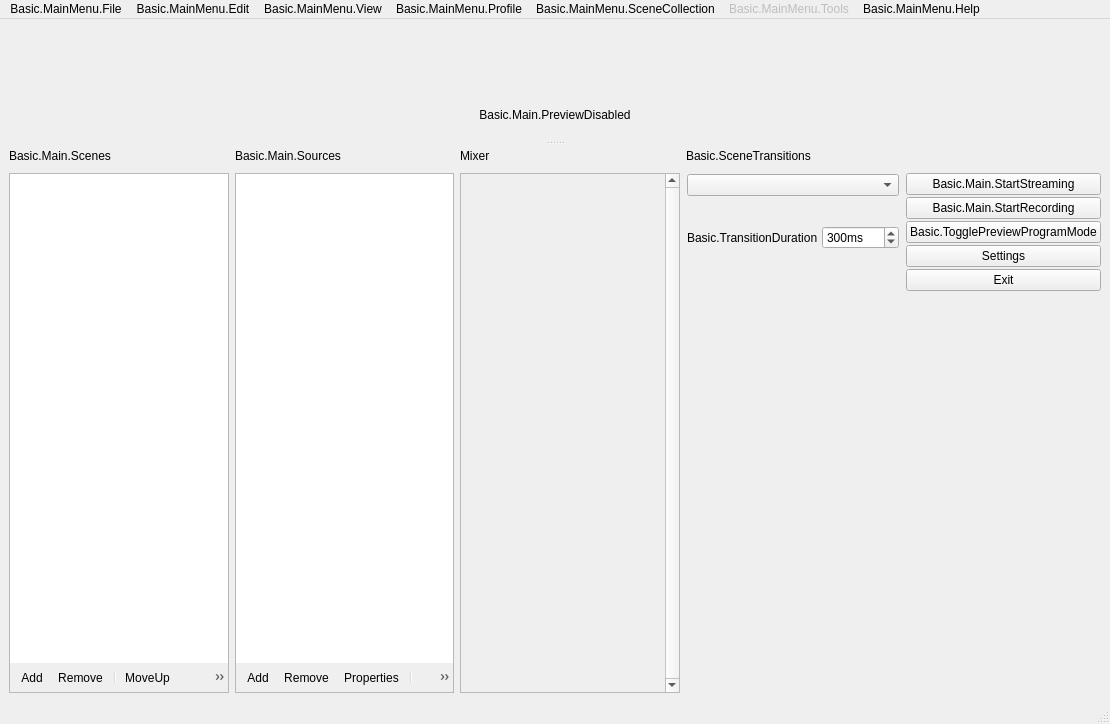
<?xml version="1.0" encoding="UTF-8"?>
<ui version="4.0">
 <author>Jim</author>
 <class>OBSBasic</class>
 <widget class="QMainWindow" name="OBSBasic">
  <property name="geometry">
   <rect>
    <x>0</x>
    <y>0</y>
    <width>1110</width>
    <height>724</height>
   </rect>
  </property>
  <property name="sizePolicy">
   <sizepolicy hsizetype="Minimum" vsizetype="Minimum">
    <horstretch>0</horstretch>
    <verstretch>0</verstretch>
   </sizepolicy>
  </property>
  <property name="minimumSize">
   <size>
    <width>0</width>
    <height>0</height>
   </size>
  </property>
  <property name="windowTitle">
   <string>.MainWindow</string>
  </property>
  <property name="windowIcon">
   <iconset resource="obs.qrc">
    <normaloff>:/res/images/obs.png</normaloff>:/res/images/obs.png</iconset>
  </property>
  <property name="styleSheet">
   <string notr="true"/>
  </property>
  <widget class="QWidget" name="centralwidget">
   <layout class="QHBoxLayout" name="horizontalLayout">
    <item>
     <widget class="QSplitter" name="mainSplitter">
      <property name="orientation">
       <enum>Qt::Vertical</enum>
      </property>
      <property name="childrenCollapsible">
       <bool>false</bool>
      </property>
      <widget class="QWidget" name="verticalLayoutWidget_7">
       <layout class="QVBoxLayout" name="verticalLayout_14">
        <item>
         <layout class="QHBoxLayout" name="previewLayout">
          <property name="spacing">
           <number>2</number>
          </property>
          <item>
           <layout class="QVBoxLayout" name="previewTextLayout">
            <property name="spacing">
             <number>4</number>
            </property>
            <item>
             <widget class="OBSBasicPreview" name="preview" native="true">
              <property name="sizePolicy">
               <sizepolicy hsizetype="Expanding" vsizetype="Expanding">
                <horstretch>0</horstretch>
                <verstretch>0</verstretch>
               </sizepolicy>
              </property>
              <property name="minimumSize">
               <size>
                <width>32</width>
                <height>32</height>
               </size>
              </property>
              <property name="focusPolicy">
               <enum>Qt::ClickFocus</enum>
              </property>
              <property name="contextMenuPolicy">
               <enum>Qt::CustomContextMenu</enum>
              </property>
             </widget>
            </item>
           </layout>
          </item>
         </layout>
        </item>
        <item>
         <widget class="QLabel" name="previewDisabledLabel">
          <property name="sizePolicy">
           <sizepolicy hsizetype="Expanding" vsizetype="Expanding">
            <horstretch>0</horstretch>
            <verstretch>0</verstretch>
           </sizepolicy>
          </property>
          <property name="contextMenuPolicy">
           <enum>Qt::CustomContextMenu</enum>
          </property>
          <property name="text">
           <string>Basic.Main.PreviewDisabled</string>
          </property>
          <property name="alignment">
           <set>Qt::AlignCenter</set>
          </property>
         </widget>
        </item>
       </layout>
      </widget>
      <widget class="QWidget" name="gridLayoutWidget_2">
       <layout class="QGridLayout" name="gridLayout_2">
        <item row="1" column="4">
         <layout class="QVBoxLayout" name="buttonsVLayout">
          <property name="spacing">
           <number>2</number>
          </property>
          <item>
           <widget class="QPushButton" name="streamButton">
            <property name="enabled">
             <bool>true</bool>
            </property>
            <property name="sizePolicy">
             <sizepolicy hsizetype="Preferred" vsizetype="Fixed">
              <horstretch>0</horstretch>
              <verstretch>0</verstretch>
             </sizepolicy>
            </property>
            <property name="text">
             <string>Basic.Main.StartStreaming</string>
            </property>
            <property name="checkable">
             <bool>false</bool>
            </property>
           </widget>
          </item>
          <item>
           <widget class="QPushButton" name="recordButton">
            <property name="enabled">
             <bool>true</bool>
            </property>
            <property name="sizePolicy">
             <sizepolicy hsizetype="Preferred" vsizetype="Fixed">
              <horstretch>0</horstretch>
              <verstretch>0</verstretch>
             </sizepolicy>
            </property>
            <property name="minimumSize">
             <size>
              <width>130</width>
              <height>0</height>
             </size>
            </property>
            <property name="text">
             <string>Basic.Main.StartRecording</string>
            </property>
           </widget>
          </item>
          <item>
           <widget class="QPushButton" name="modeSwitch">
            <property name="text">
             <string>Basic.TogglePreviewProgramMode</string>
            </property>
            <property name="checkable">
             <bool>true</bool>
            </property>
           </widget>
          </item>
          <item>
           <widget class="QPushButton" name="settingsButton">
            <property name="sizePolicy">
             <sizepolicy hsizetype="Preferred" vsizetype="Fixed">
              <horstretch>0</horstretch>
              <verstretch>0</verstretch>
             </sizepolicy>
            </property>
            <property name="text">
             <string>Settings</string>
            </property>
           </widget>
          </item>
          <item>
           <widget class="QPushButton" name="exitButton">
            <property name="sizePolicy">
             <sizepolicy hsizetype="Preferred" vsizetype="Fixed">
              <horstretch>0</horstretch>
              <verstretch>0</verstretch>
             </sizepolicy>
            </property>
            <property name="text">
             <string>Exit</string>
            </property>
           </widget>
          </item>
          <item>
           <spacer name="expVSpacer_2">
            <property name="orientation">
             <enum>Qt::Vertical</enum>
            </property>
            <property name="sizeHint" stdset="0">
             <size>
              <width>0</width>
              <height>0</height>
             </size>
            </property>
           </spacer>
          </item>
         </layout>
        </item>
        <item row="1" column="2">
         <widget class="VScrollArea" name="scrollArea">
          <property name="minimumSize">
           <size>
            <width>220</width>
            <height>0</height>
           </size>
          </property>
          <property name="frameShape">
           <enum>QFrame::StyledPanel</enum>
          </property>
          <property name="frameShadow">
           <enum>QFrame::Sunken</enum>
          </property>
          <property name="verticalScrollBarPolicy">
           <enum>Qt::ScrollBarAlwaysOn</enum>
          </property>
          <property name="horizontalScrollBarPolicy">
           <enum>Qt::ScrollBarAlwaysOff</enum>
          </property>
          <property name="widgetResizable">
           <bool>true</bool>
          </property>
          <widget class="QWidget" name="volumeWidgets">
           <property name="geometry">
            <rect>
             <x>0</x>
             <y>0</y>
             <width>215</width>
             <height>16</height>
            </rect>
           </property>
           <property name="sizePolicy">
            <sizepolicy hsizetype="Preferred" vsizetype="Maximum">
             <horstretch>0</horstretch>
             <verstretch>0</verstretch>
            </sizepolicy>
           </property>
           <layout class="QVBoxLayout" name="verticalLayout_18">
            <property name="spacing">
             <number>0</number>
            </property>
            <property name="leftMargin">
             <number>0</number>
            </property>
            <property name="topMargin">
             <number>0</number>
            </property>
            <property name="rightMargin">
             <number>0</number>
            </property>
            <property name="bottomMargin">
             <number>0</number>
            </property>
           </layout>
          </widget>
         </widget>
        </item>
        <item row="1" column="0">
         <layout class="QVBoxLayout" name="scenesVLayout">
          <property name="spacing">
           <number>0</number>
          </property>
          <item>
           <widget class="QFrame" name="scenesFrame">
            <property name="sizePolicy">
             <sizepolicy hsizetype="Expanding" vsizetype="Expanding">
              <horstretch>0</horstretch>
              <verstretch>0</verstretch>
             </sizepolicy>
            </property>
            <property name="minimumSize">
             <size>
              <width>160</width>
              <height>0</height>
             </size>
            </property>
            <property name="maximumSize">
             <size>
              <width>260</width>
              <height>16777215</height>
             </size>
            </property>
            <property name="frameShape">
             <enum>QFrame::StyledPanel</enum>
            </property>
            <property name="frameShadow">
             <enum>QFrame::Sunken</enum>
            </property>
            <layout class="QVBoxLayout" name="verticalLayout_11">
             <property name="spacing">
              <number>0</number>
             </property>
             <property name="leftMargin">
              <number>0</number>
             </property>
             <property name="topMargin">
              <number>0</number>
             </property>
             <property name="rightMargin">
              <number>0</number>
             </property>
             <property name="bottomMargin">
              <number>0</number>
             </property>
             <item>
              <widget class="QListWidget" name="scenes">
               <property name="sizePolicy">
                <sizepolicy hsizetype="Preferred" vsizetype="Expanding">
                 <horstretch>0</horstretch>
                 <verstretch>0</verstretch>
                </sizepolicy>
               </property>
               <property name="contextMenuPolicy">
                <enum>Qt::CustomContextMenu</enum>
               </property>
               <property name="frameShape">
                <enum>QFrame::NoFrame</enum>
               </property>
               <property name="frameShadow">
                <enum>QFrame::Plain</enum>
               </property>
               <property name="showDropIndicator" stdset="0">
                <bool>true</bool>
               </property>
               <property name="dragEnabled">
                <bool>true</bool>
               </property>
               <property name="dragDropMode">
                <enum>QAbstractItemView::InternalMove</enum>
               </property>
               <property name="defaultDropAction">
                <enum>Qt::TargetMoveAction</enum>
               </property>
               <addaction name="actionRemoveScene"/>
              </widget>
             </item>
             <item>
              <widget class="QToolBar" name="scenesToolbar">
               <property name="iconSize">
                <size>
                 <width>16</width>
                 <height>16</height>
                </size>
               </property>
               <property name="floatable">
                <bool>false</bool>
               </property>
               <addaction name="actionAddScene"/>
               <addaction name="actionRemoveScene"/>
               <addaction name="separator"/>
               <addaction name="actionSceneUp"/>
               <addaction name="actionSceneDown"/>
              </widget>
             </item>
             <item>
              <spacer name="scenesFixedSizeHSpacer">
               <property name="orientation">
                <enum>Qt::Horizontal</enum>
               </property>
               <property name="sizeType">
                <enum>QSizePolicy::Fixed</enum>
               </property>
               <property name="sizeHint" stdset="0">
                <size>
                 <width>150</width>
                 <height>0</height>
                </size>
               </property>
              </spacer>
             </item>
            </layout>
           </widget>
          </item>
         </layout>
        </item>
        <item row="0" column="1">
         <widget class="QLabel" name="sourcesLabel">
          <property name="text">
           <string>Basic.Main.Sources</string>
          </property>
         </widget>
        </item>
        <item row="0" column="2">
         <layout class="QHBoxLayout" name="mixadvHLayout">
          <property name="spacing">
           <number>2</number>
          </property>
          <item>
           <widget class="QLabel" name="mixerLabel">
            <property name="sizePolicy">
             <sizepolicy hsizetype="Maximum" vsizetype="Preferred">
              <horstretch>0</horstretch>
              <verstretch>0</verstretch>
             </sizepolicy>
            </property>
            <property name="text">
             <string>Mixer</string>
            </property>
           </widget>
          </item>
          <item>
           <widget class="QPushButton" name="advAudioProps">
            <property name="sizePolicy">
             <sizepolicy hsizetype="Maximum" vsizetype="Maximum">
              <horstretch>0</horstretch>
              <verstretch>0</verstretch>
             </sizepolicy>
            </property>
            <property name="maximumSize">
             <size>
              <width>22</width>
              <height>22</height>
             </size>
            </property>
            <property name="accessibleName">
             <string>Basic.AdvAudio</string>
            </property>
            <property name="text">
             <string notr="true"/>
            </property>
            <property name="icon">
             <iconset resource="obs.qrc">
              <normaloff>:/res/images/configuration21_16.png</normaloff>:/res/images/configuration21_16.png</iconset>
            </property>
            <property name="flat">
             <bool>true</bool>
            </property>
            <property name="themeID" stdset="0">
             <string notr="true">configIconSmall</string>
            </property>
           </widget>
          </item>
          <item>
           <spacer name="mixadvHSpacer_4">
            <property name="orientation">
             <enum>Qt::Horizontal</enum>
            </property>
            <property name="sizeHint" stdset="0">
             <size>
              <width>0</width>
              <height>0</height>
             </size>
            </property>
           </spacer>
          </item>
         </layout>
        </item>
        <item row="1" column="1">
         <layout class="QVBoxLayout" name="sourcesVLayout">
          <property name="spacing">
           <number>0</number>
          </property>
          <item>
           <widget class="QFrame" name="sourcesFrame">
            <property name="sizePolicy">
             <sizepolicy hsizetype="Expanding" vsizetype="Expanding">
              <horstretch>0</horstretch>
              <verstretch>0</verstretch>
             </sizepolicy>
            </property>
            <property name="minimumSize">
             <size>
              <width>160</width>
              <height>0</height>
             </size>
            </property>
            <property name="maximumSize">
             <size>
              <width>260</width>
              <height>16777215</height>
             </size>
            </property>
            <property name="frameShape">
             <enum>QFrame::StyledPanel</enum>
            </property>
            <property name="frameShadow">
             <enum>QFrame::Sunken</enum>
            </property>
            <layout class="QVBoxLayout" name="verticalLayout_16">
             <property name="spacing">
              <number>0</number>
             </property>
             <property name="leftMargin">
              <number>0</number>
             </property>
             <property name="topMargin">
              <number>0</number>
             </property>
             <property name="rightMargin">
              <number>0</number>
             </property>
             <property name="bottomMargin">
              <number>0</number>
             </property>
             <item>
              <widget class="SourceListWidget" name="sources">
               <property name="sizePolicy">
                <sizepolicy hsizetype="Preferred" vsizetype="Expanding">
                 <horstretch>0</horstretch>
                 <verstretch>0</verstretch>
                </sizepolicy>
               </property>
               <property name="contextMenuPolicy">
                <enum>Qt::CustomContextMenu</enum>
               </property>
               <property name="frameShape">
                <enum>QFrame::NoFrame</enum>
               </property>
               <property name="showDropIndicator" stdset="0">
                <bool>true</bool>
               </property>
               <property name="dragEnabled">
                <bool>true</bool>
               </property>
               <property name="dragDropMode">
                <enum>QAbstractItemView::InternalMove</enum>
               </property>
               <property name="defaultDropAction">
                <enum>Qt::TargetMoveAction</enum>
               </property>
               <property name="selectionMode">
                <enum>QAbstractItemView::ExtendedSelection</enum>
               </property>
               <addaction name="actionRemoveSource"/>
              </widget>
             </item>
             <item>
              <widget class="QToolBar" name="sourcesToolbar">
               <property name="iconSize">
                <size>
                 <width>16</width>
                 <height>16</height>
                </size>
               </property>
               <property name="floatable">
                <bool>false</bool>
               </property>
               <addaction name="actionAddSource"/>
               <addaction name="actionRemoveSource"/>
               <addaction name="actionSourceProperties"/>
               <addaction name="separator"/>
               <addaction name="actionSourceUp"/>
               <addaction name="actionSourceDown"/>
              </widget>
             </item>
             <item>
              <spacer name="sourcesFixedSizeHSpacer">
               <property name="orientation">
                <enum>Qt::Horizontal</enum>
               </property>
               <property name="sizeType">
                <enum>QSizePolicy::Fixed</enum>
               </property>
               <property name="sizeHint" stdset="0">
                <size>
                 <width>150</width>
                 <height>0</height>
                </size>
               </property>
              </spacer>
             </item>
            </layout>
           </widget>
          </item>
         </layout>
        </item>
        <item row="0" column="0">
         <widget class="QLabel" name="scenesLabel">
          <property name="text">
           <string>Basic.Main.Scenes</string>
          </property>
         </widget>
        </item>
        <item row="0" column="3">
         <widget class="QLabel" name="sceneTransitionsLabel">
          <property name="text">
           <string>Basic.SceneTransitions</string>
          </property>
         </widget>
        </item>
        <item row="1" column="3">
         <widget class="QWidget" name="transitionsContainer" native="true">
          <layout class="QVBoxLayout" name="verticalLayout">
           <property name="spacing">
            <number>4</number>
           </property>
           <property name="leftMargin">
            <number>1</number>
           </property>
           <property name="topMargin">
            <number>1</number>
           </property>
           <property name="rightMargin">
            <number>1</number>
           </property>
           <property name="bottomMargin">
            <number>2</number>
           </property>
           <item>
            <widget class="QComboBox" name="transitions">
             <property name="minimumSize">
              <size>
               <width>120</width>
               <height>0</height>
              </size>
             </property>
             <property name="accessibleName">
              <string>Transition</string>
             </property>
            </widget>
           </item>
           <item>
            <layout class="QHBoxLayout" name="horizontalLayout_4">
             <property name="spacing">
              <number>4</number>
             </property>
             <item>
              <spacer name="horizontalSpacer">
               <property name="orientation">
                <enum>Qt::Horizontal</enum>
               </property>
               <property name="sizeType">
                <enum>QSizePolicy::Preferred</enum>
               </property>
               <property name="sizeHint" stdset="0">
                <size>
                 <width>40</width>
                 <height>20</height>
                </size>
               </property>
              </spacer>
             </item>
             <item>
              <widget class="QPushButton" name="transitionAdd">
               <property name="sizePolicy">
                <sizepolicy hsizetype="Maximum" vsizetype="Maximum">
                 <horstretch>0</horstretch>
                 <verstretch>0</verstretch>
                </sizepolicy>
               </property>
               <property name="maximumSize">
                <size>
                 <width>22</width>
                 <height>22</height>
                </size>
               </property>
               <property name="toolTip">
                <string>Basic.AddTransition</string>
               </property>
               <property name="accessibleName">
                <string>Basic.AddTransition</string>
               </property>
               <property name="text">
                <string notr="true"/>
               </property>
               <property name="icon">
                <iconset resource="obs.qrc">
                 <normaloff>:/res/images/add.png</normaloff>:/res/images/add.png</iconset>
               </property>
               <property name="flat">
                <bool>true</bool>
               </property>
               <property name="themeID" stdset="0">
                <string notr="true">addIconSmall</string>
               </property>
              </widget>
             </item>
             <item>
              <widget class="QPushButton" name="transitionRemove">
               <property name="sizePolicy">
                <sizepolicy hsizetype="Maximum" vsizetype="Maximum">
                 <horstretch>0</horstretch>
                 <verstretch>0</verstretch>
                </sizepolicy>
               </property>
               <property name="maximumSize">
                <size>
                 <width>22</width>
                 <height>22</height>
                </size>
               </property>
               <property name="toolTip">
                <string>Basic.RemoveTransition</string>
               </property>
               <property name="accessibleName">
                <string>Basic.RemoveTransition</string>
               </property>
               <property name="text">
                <string notr="true"/>
               </property>
               <property name="icon">
                <iconset resource="obs.qrc">
                 <normaloff>:/res/images/list_remove.png</normaloff>:/res/images/list_remove.png</iconset>
               </property>
               <property name="flat">
                <bool>true</bool>
               </property>
               <property name="themeID" stdset="0">
                <string notr="true">removeIconSmall</string>
               </property>
              </widget>
             </item>
             <item>
              <widget class="QPushButton" name="transitionProps">
               <property name="sizePolicy">
                <sizepolicy hsizetype="Maximum" vsizetype="Maximum">
                 <horstretch>0</horstretch>
                 <verstretch>0</verstretch>
                </sizepolicy>
               </property>
               <property name="maximumSize">
                <size>
                 <width>22</width>
                 <height>22</height>
                </size>
               </property>
               <property name="toolTip">
                <string>Basic.TransitionProperties</string>
               </property>
               <property name="accessibleName">
                <string>Basic.TransitionProperties</string>
               </property>
               <property name="text">
                <string notr="true"/>
               </property>
               <property name="icon">
                <iconset resource="obs.qrc">
                 <normaloff>:/res/images/configuration21_16.png</normaloff>:/res/images/configuration21_16.png</iconset>
               </property>
               <property name="flat">
                <bool>true</bool>
               </property>
               <property name="themeID" stdset="0">
                <string notr="true">configIconSmall</string>
               </property>
              </widget>
             </item>
            </layout>
           </item>
           <item>
            <layout class="QHBoxLayout" name="horizontalLayout_3">
             <property name="spacing">
              <number>4</number>
             </property>
             <item>
              <widget class="QLabel" name="transitionDurationLabel">
               <property name="sizePolicy">
                <sizepolicy hsizetype="Maximum" vsizetype="Preferred">
                 <horstretch>0</horstretch>
                 <verstretch>0</verstretch>
                </sizepolicy>
               </property>
               <property name="text">
                <string>Basic.TransitionDuration</string>
               </property>
               <property name="buddy">
                <cstring>transitionDuration</cstring>
               </property>
              </widget>
             </item>
             <item>
              <widget class="QSpinBox" name="transitionDuration">
               <property name="accessibleName">
                <string>Basic.TransitionDuration</string>
               </property>
               <property name="suffix">
                <string>ms</string>
               </property>
               <property name="minimum">
                <number>2</number>
               </property>
               <property name="maximum">
                <number>10000</number>
               </property>
               <property name="singleStep">
                <number>50</number>
               </property>
               <property name="value">
                <number>300</number>
               </property>
              </widget>
             </item>
            </layout>
           </item>
           <item>
            <spacer name="verticalSpacer">
             <property name="orientation">
              <enum>Qt::Vertical</enum>
             </property>
             <property name="sizeHint" stdset="0">
              <size>
               <width>20</width>
               <height>40</height>
              </size>
             </property>
            </spacer>
           </item>
          </layout>
         </widget>
        </item>
       </layout>
      </widget>
     </widget>
    </item>
   </layout>
  </widget>
  <widget class="QMenuBar" name="menubar">
   <property name="geometry">
    <rect>
     <x>0</x>
     <y>0</y>
     <width>1110</width>
     <height>21</height>
    </rect>
   </property>
   <widget class="QMenu" name="menu_File">
    <property name="title">
     <string>Basic.MainMenu.File</string>
    </property>
    <addaction name="actionShow_Recordings"/>
    <addaction name="actionRemux"/>
    <addaction name="separator"/>
    <addaction name="action_Settings"/>
    <addaction name="actionShowSettingsFolder"/>
    <addaction name="actionShowProfileFolder"/>
    <addaction name="separator"/>
    <addaction name="actionAlwaysOnTop"/>
    <addaction name="separator"/>
    <addaction name="actionE_xit"/>
   </widget>
   <widget class="QMenu" name="menuBasic_MainMenu_Help">
    <property name="title">
     <string>Basic.MainMenu.Help</string>
    </property>
    <widget class="QMenu" name="menuLogFiles">
     <property name="title">
      <string>Basic.MainMenu.Help.Logs</string>
     </property>
     <addaction name="actionShowLogs"/>
     <addaction name="actionUploadCurrentLog"/>
     <addaction name="actionUploadLastLog"/>
     <addaction name="actionViewCurrentLog"/>
    </widget>
    <addaction name="actionWebsite"/>
    <addaction name="separator"/>
    <addaction name="menuLogFiles"/>
    <addaction name="actionTest123"/>
    <addaction name="actionCheckForUpdates"/>
   </widget>
   <widget class="QMenu" name="menuBasic_MainMenu_Edit">
    <property name="title">
     <string>Basic.MainMenu.Edit</string>
    </property>
    <widget class="QMenu" name="transformMenu">
     <property name="title">
      <string>Basic.MainMenu.Edit.Transform</string>
     </property>
     <addaction name="actionEditTransform"/>
     <addaction name="actionCopyTransform"/>
     <addaction name="actionPasteTransform"/>
     <addaction name="actionResetTransform"/>
     <addaction name="separator"/>
     <addaction name="actionRotate90CW"/>
     <addaction name="actionRotate90CCW"/>
     <addaction name="actionRotate180"/>
     <addaction name="separator"/>
     <addaction name="actionFlipHorizontal"/>
     <addaction name="actionFlipVertical"/>
     <addaction name="separator"/>
     <addaction name="actionFitToScreen"/>
     <addaction name="actionStretchToScreen"/>
     <addaction name="actionCenterToScreen"/>
    </widget>
    <widget class="QMenu" name="orderMenu">
     <property name="title">
      <string>Basic.MainMenu.Edit.Order</string>
     </property>
     <addaction name="actionMoveUp"/>
     <addaction name="actionMoveDown"/>
     <addaction name="separator"/>
     <addaction name="actionMoveToTop"/>
     <addaction name="actionMoveToBottom"/>
    </widget>
    <widget class="QMenu" name="scalingMenu">
     <property name="title">
      <string>Basic.MainMenu.Edit.Scale</string>
     </property>
     <addaction name="actionScaleWindow"/>
     <addaction name="actionScaleCanvas"/>
     <addaction name="actionScaleOutput"/>
    </widget>
    <action name="actionCopySource">
     <property name="text">
      <string>Copy</string>
     </property>
     <property name="shortcut">
      <string>Ctrl+C</string>
     </property>
    </action>
    <action name="actionPasteRef">
     <property name="enabled">
      <bool>false</bool>
     </property>
     <property name="text">
      <string>PasteReference</string>
     </property>
     <property name="iconText">
      <string>PasteReference</string>
     </property>
     <property name="toolTip">
      <string>PasteReference</string>
     </property>
     <property name="shortcut">
      <string>Ctrl+V</string>
     </property>
    </action>
    <action name="actionCopyFilters">
     <property name="text">
      <string>Copy.Filters</string>
     </property>
    </action>
    <action name="actionPasteFilters">
     <property name="enabled">
      <bool>false</bool>
     </property>
     <property name="text">
      <string>Paste.Filters</string>
     </property>
    </action>
    <addaction name="actionCopySource"/>
    <addaction name="actionPasteRef"/>
    <addaction name="actionPasteDup"/>
    <addaction name="separator"/>
    <addaction name="actionCopyFilters"/>
    <addaction name="actionPasteFilters"/>
    <addaction name="separator"/>
    <addaction name="transformMenu"/>
    <addaction name="orderMenu"/>
    <addaction name="scalingMenu"/>
    <addaction name="actionLockPreview"/>
    <addaction name="separator"/>
    <addaction name="actionAdvAudioProperties"/>
   </widget>
   <widget class="QMenu" name="profileMenu">
    <property name="title">
     <string>Basic.MainMenu.Profile</string>
    </property>
    <addaction name="actionNewProfile"/>
    <addaction name="actionDupProfile"/>
    <addaction name="actionRenameProfile"/>
    <addaction name="actionRemoveProfile"/>
    <addaction name="actionImportProfile"/>
    <addaction name="actionExportProfile"/>
    <addaction name="separator"/>
   </widget>
   <widget class="QMenu" name="sceneCollectionMenu">
    <property name="title">
     <string>Basic.MainMenu.SceneCollection</string>
    </property>
    <addaction name="actionNewSceneCollection"/>
    <addaction name="actionDupSceneCollection"/>
    <addaction name="actionRenameSceneCollection"/>
    <addaction name="actionRemoveSceneCollection"/>
    <addaction name="actionImportSceneCollection"/>
    <addaction name="actionExportSceneCollection"/>
    <addaction name="separator"/>
   </widget>
   <widget class="QMenu" name="viewMenu">
    <property name="title">
     <string>Basic.MainMenu.View</string>
    </property>
    <widget class="QMenu" name="viewMenuToolbars">
     <property name="title">
      <string>Basic.MainMenu.View.Toolbars</string>
     </property>
     <addaction name="toggleListboxToolbars"/>
    </widget>
    <addaction name="viewMenuToolbars"/>
    <addaction name="toggleSceneTransitions"/>
    <addaction name="toggleStatusBar"/>
   </widget>
   <widget class="QMenu" name="menuTools">
    <property name="enabled">
     <bool>false</bool>
    </property>
    <property name="title">
     <string>Basic.MainMenu.Tools</string>
    </property>
   </widget>
   <addaction name="menu_File"/>
   <addaction name="menuBasic_MainMenu_Edit"/>
   <addaction name="viewMenu"/>
   <addaction name="profileMenu"/>
   <addaction name="sceneCollectionMenu"/>
   <addaction name="menuTools"/>
   <addaction name="menuBasic_MainMenu_Help"/>
  </widget>
  <widget class="OBSBasicStatusBar" name="statusbar"/>
  <action name="actionAddScene">
   <property name="icon">
    <iconset resource="obs.qrc">
     <normaloff>:/res/images/add.png</normaloff>:/res/images/add.png</iconset>
   </property>
   <property name="text">
    <string>Add</string>
   </property>
   <property name="themeID" stdset="0">
    <string notr="true">addIconSmall</string>
   </property>
  </action>
  <action name="actionAddSource">
   <property name="icon">
    <iconset resource="obs.qrc">
     <normaloff>:/res/images/add.png</normaloff>:/res/images/add.png</iconset>
   </property>
   <property name="text">
    <string>Add</string>
   </property>
   <property name="themeID" stdset="0">
    <string notr="true">addIconSmall</string>
   </property>
  </action>
  <action name="actionRemoveScene">
   <property name="icon">
    <iconset resource="obs.qrc">
     <normaloff>:/res/images/list_remove.png</normaloff>:/res/images/list_remove.png</iconset>
   </property>
   <property name="text">
    <string>Remove</string>
   </property>
   <property name="shortcut">
    <string>Del</string>
   </property>
   <property name="shortcutContext">
    <enum>Qt::WidgetWithChildrenShortcut</enum>
   </property>
   <property name="themeID" stdset="0">
    <string notr="true">removeIconSmall</string>
   </property>
  </action>
  <action name="actionRemoveSource">
   <property name="icon">
    <iconset resource="obs.qrc">
     <normaloff>:/res/images/list_remove.png</normaloff>:/res/images/list_remove.png</iconset>
   </property>
   <property name="text">
    <string>Remove</string>
   </property>
   <property name="shortcut">
    <string>Del</string>
   </property>
   <property name="shortcutContext">
    <enum>Qt::WidgetWithChildrenShortcut</enum>
   </property>
   <property name="themeID" stdset="0">
    <string notr="true">removeIconSmall</string>
   </property>
  </action>
  <action name="actionSourceProperties">
   <property name="enabled">
    <bool>true</bool>
   </property>
   <property name="icon">
    <iconset resource="obs.qrc">
     <normaloff>:/res/images/properties.png</normaloff>:/res/images/properties.png</iconset>
   </property>
   <property name="text">
    <string>Properties</string>
   </property>
   <property name="themeID" stdset="0">
    <string notr="true">propertiesIconSmall</string>
   </property>
  </action>
  <action name="actionSceneUp">
   <property name="icon">
    <iconset resource="obs.qrc">
     <normaloff>:/res/images/up.png</normaloff>:/res/images/up.png</iconset>
   </property>
   <property name="text">
    <string>MoveUp</string>
   </property>
   <property name="themeID" stdset="0">
    <string notr="true">upArrowIconSmall</string>
   </property>
  </action>
  <action name="actionSourceUp">
   <property name="enabled">
    <bool>true</bool>
   </property>
   <property name="icon">
    <iconset resource="obs.qrc">
     <normaloff>:/res/images/up.png</normaloff>:/res/images/up.png</iconset>
   </property>
   <property name="text">
    <string>MoveUp</string>
   </property>
   <property name="themeID" stdset="0">
    <string notr="true">upArrowIconSmall</string>
   </property>
  </action>
  <action name="actionSceneDown">
   <property name="icon">
    <iconset resource="obs.qrc">
     <normaloff>:/res/images/down.png</normaloff>:/res/images/down.png</iconset>
   </property>
   <property name="text">
    <string>MoveDown</string>
   </property>
   <property name="themeID" stdset="0">
    <string notr="true">downArrowIconSmall</string>
   </property>
  </action>
  <action name="actionSourceDown">
   <property name="enabled">
    <bool>true</bool>
   </property>
   <property name="icon">
    <iconset resource="obs.qrc">
     <normaloff>:/res/images/down.png</normaloff>:/res/images/down.png</iconset>
   </property>
   <property name="text">
    <string>MoveDown</string>
   </property>
   <property name="themeID" stdset="0">
    <string notr="true">downArrowIconSmall</string>
   </property>
  </action>
  <action name="actionShow_Recordings">
   <property name="text">
    <string>Basic.MainMenu.File.ShowRecordings</string>
   </property>
  </action>
  <action name="actionRemux">
   <property name="text">
    <string>Basic.MainMenu.File.Remux</string>
   </property>
  </action>
  <action name="action_Settings">
   <property name="text">
    <string>Basic.MainMenu.File.Settings</string>
   </property>
  </action>
  <action name="actionE_xit">
   <property name="text">
    <string>Basic.MainMenu.File.Exit</string>
   </property>
  </action>
  <action name="actionShowLogs">
   <property name="text">
    <string>Basic.MainMenu.Help.Logs.ShowLogs</string>
   </property>
  </action>
  <action name="actionUploadLastLog">
   <property name="text">
    <string>Basic.MainMenu.Help.Logs.UploadLastLog</string>
   </property>
  </action>
  <action name="actionUploadCurrentLog">
   <property name="text">
    <string>Basic.MainMenu.Help.Logs.UploadCurrentLog</string>
   </property>
  </action>
  <action name="actionViewCurrentLog">
   <property name="text">
    <string>Basic.MainMenu.Help.Logs.ViewCurrentLog</string>
   </property>
  </action>
  <action name="actionUndo">
   <property name="enabled">
    <bool>false</bool>
   </property>
   <property name="text">
    <string>Basic.MainMenu.Edit.Undo</string>
   </property>
  </action>
  <action name="actionRedo">
   <property name="enabled">
    <bool>false</bool>
   </property>
   <property name="text">
    <string>Basic.MainMenu.Edit.Redo</string>
   </property>
  </action>
  <action name="actionEditTransform">
   <property name="text">
    <string>Basic.MainMenu.Edit.Transform.EditTransform</string>
   </property>
  </action>
  <action name="actionCopyTransform">
   <property name="text">
    <string>Basic.MainMenu.Edit.Transform.CopyTransform</string>
   </property>
  </action>
  <action name="actionPasteTransform">
   <property name="enabled">
    <bool>false</bool>
   </property>
   <property name="text">
    <string>Basic.MainMenu.Edit.Transform.PasteTransform</string>
   </property>
  </action>
  <action name="actionRotate90CW">
   <property name="text">
    <string>Basic.MainMenu.Edit.Transform.Rotate90CW</string>
   </property>
  </action>
  <action name="actionRotate90CCW">
   <property name="text">
    <string>Basic.MainMenu.Edit.Transform.Rotate90CCW</string>
   </property>
  </action>
  <action name="actionRotate180">
   <property name="text">
    <string>Basic.MainMenu.Edit.Transform.Rotate180</string>
   </property>
  </action>
  <action name="actionFitToScreen">
   <property name="text">
    <string>Basic.MainMenu.Edit.Transform.FitToScreen</string>
   </property>
   <property name="shortcut">
    <string>Ctrl+F</string>
   </property>
  </action>
  <action name="actionStretchToScreen">
   <property name="text">
    <string>Basic.MainMenu.Edit.Transform.StretchToScreen</string>
   </property>
   <property name="shortcut">
    <string>Ctrl+S</string>
   </property>
  </action>
  <action name="actionResetTransform">
   <property name="text">
    <string>Basic.MainMenu.Edit.Transform.ResetTransform</string>
   </property>
   <property name="shortcut">
    <string>Ctrl+R</string>
   </property>
  </action>
  <action name="actionCenterToScreen">
   <property name="text">
    <string>Basic.MainMenu.Edit.Transform.CenterToScreen</string>
   </property>
   <property name="shortcut">
    <string>Ctrl+D</string>
   </property>
  </action>
  <action name="actionFlipHorizontal">
   <property name="text">
    <string>Basic.MainMenu.Edit.Transform.FlipHorizontal</string>
   </property>
  </action>
  <action name="actionFlipVertical">
   <property name="text">
    <string>Basic.MainMenu.Edit.Transform.FlipVertical</string>
   </property>
  </action>
  <action name="actionMoveUp">
   <property name="text">
    <string>Basic.MainMenu.Edit.Order.MoveUp</string>
   </property>
   <property name="shortcut">
    <string>Ctrl+Up</string>
   </property>
  </action>
  <action name="actionMoveDown">
   <property name="text">
    <string>Basic.MainMenu.Edit.Order.MoveDown</string>
   </property>
   <property name="shortcut">
    <string>Ctrl+Down</string>
   </property>
  </action>
  <action name="actionMoveToTop">
   <property name="text">
    <string>Basic.MainMenu.Edit.Order.MoveToTop</string>
   </property>
   <property name="shortcut">
    <string>Ctrl+Home</string>
   </property>
  </action>
  <action name="actionMoveToBottom">
   <property name="text">
    <string>Basic.MainMenu.Edit.Order.MoveToBottom</string>
   </property>
   <property name="shortcut">
    <string>Ctrl+End</string>
   </property>
  </action>
  <action name="actionCheckForUpdates">
   <property name="text">
    <string>Basic.MainMenu.Help.CheckForUpdates</string>
   </property>
  </action>
  <action name="actionInteract">
   <property name="text">
    <string>Interact</string>
   </property>
  </action>
  <action name="actionAdvAudioProperties">
   <property name="text">
    <string>Basic.MainMenu.Edit.AdvAudio</string>
   </property>
  </action>
  <action name="actionWebsite">
   <property name="text">
    <string>Basic.MainMenu.Help.Website</string>
   </property>
  </action>
  <action name="actionNewSceneCollection">
   <property name="text">
    <string>New</string>
   </property>
  </action>
  <action name="actionDupSceneCollection">
   <property name="text">
    <string>Duplicate</string>
   </property>
  </action>
  <action name="actionRenameSceneCollection">
   <property name="text">
    <string>Rename</string>
   </property>
  </action>
  <action name="actionRemoveSceneCollection">
   <property name="text">
    <string>Remove</string>
   </property>
  </action>
  <action name="actionImportSceneCollection">
   <property name="text">
    <string>Import</string>
   </property>
  </action>
  <action name="actionExportSceneCollection">
   <property name="text">
    <string>Export</string>
   </property>
  </action>
  <action name="actionNewProfile">
   <property name="text">
    <string>New</string>
   </property>
  </action>
  <action name="actionDupProfile">
   <property name="text">
    <string>Duplicate</string>
   </property>
  </action>
  <action name="actionRenameProfile">
   <property name="text">
    <string>Rename</string>
   </property>
  </action>
  <action name="actionRemoveProfile">
   <property name="text">
    <string>Remove</string>
   </property>
  </action>
  <action name="actionImportProfile">
   <property name="text">
    <string>Import</string>
   </property>
  </action>
  <action name="actionExportProfile">
   <property name="text">
    <string>Export</string>
   </property>
  </action>
  <action name="actionShowSettingsFolder">
   <property name="text">
    <string>Basic.MainMenu.File.ShowSettingsFolder</string>
   </property>
  </action>
  <action name="actionShowProfileFolder">
   <property name="text">
    <string>Basic.MainMenu.File.ShowProfileFolder</string>
   </property>
  </action>
  <action name="actionAlwaysOnTop">
   <property name="checkable">
    <bool>true</bool>
   </property>
   <property name="text">
    <string>Basic.MainMenu.AlwaysOnTop</string>
   </property>
  </action>
  <action name="toggleListboxToolbars">
   <property name="checkable">
    <bool>true</bool>
   </property>
   <property name="checked">
    <bool>true</bool>
   </property>
   <property name="text">
    <string>Basic.MainMenu.View.Toolbars.Listboxes</string>
   </property>
  </action>
  <action name="toggleSceneTransitions">
   <property name="checkable">
    <bool>true</bool>
   </property>
   <property name="checked">
    <bool>true</bool>
   </property>
   <property name="text">
    <string>Basic.MainMenu.View.SceneTransitions</string>
   </property>
  </action>
  <action name="toggleStatusBar">
   <property name="checkable">
    <bool>true</bool>
   </property>
   <property name="checked">
    <bool>true</bool>
   </property>
   <property name="text">
    <string>Basic.MainMenu.View.StatusBar</string>
   </property>
  </action>
  <action name="actionLockPreview">
   <property name="checkable">
    <bool>true</bool>
   </property>
   <property name="text">
    <string>Basic.MainMenu.Edit.LockPreview</string>
   </property>
  </action>
  <action name="actionScaleWindow">
   <property name="checkable">
    <bool>true</bool>
   </property>
   <property name="text">
    <string>Basic.MainMenu.Edit.Scale.Window</string>
   </property>
  </action>
  <action name="actionScaleCanvas">
   <property name="checkable">
    <bool>true</bool>
   </property>
   <property name="text">
    <string>Basic.MainMenu.Edit.Scale.Canvas</string>
   </property>
  </action>
  <action name="actionScaleOutput">
   <property name="checkable">
    <bool>true</bool>
   </property>
   <property name="text">
    <string>Basic.MainMenu.Edit.Scale.Output</string>
   </property>
  </action>
  <action name="actionPasteDup">
   <property name="text">
    <string>PasteDuplicate</string>
   </property>
  </action>
  <action name="actionTest123">
   <property name="text">
    <string>Auto Configure Test</string>
   </property>
  </action>
 </widget>
 <customwidgets>
  <customwidget>
   <class>OBSBasicPreview</class>
   <extends>QWidget</extends>
   <header>window-basic-preview.hpp</header>
   <container>1</container>
  </customwidget>
  <customwidget>
   <class>OBSBasicStatusBar</class>
   <extends>QStatusBar</extends>
   <header>window-basic-status-bar.hpp</header>
  </customwidget>
  <customwidget>
   <class>VScrollArea</class>
   <extends>QScrollArea</extends>
   <header>vertical-scroll-area.hpp</header>
   <container>1</container>
  </customwidget>
  <customwidget>
   <class>SourceListWidget</class>
   <extends>QListWidget</extends>
   <header>source-list-widget.hpp</header>
  </customwidget>
 </customwidgets>
 <resources>
  <include location="obs.qrc"/>
 </resources>
 <connections>
  <connection>
   <sender>actionE_xit</sender>
   <signal>triggered()</signal>
   <receiver>OBSBasic</receiver>
   <slot>close()</slot>
   <hints>
    <hint type="sourcelabel">
     <x>-1</x>
     <y>-1</y>
    </hint>
    <hint type="destinationlabel">
     <x>463</x>
     <y>351</y>
    </hint>
   </hints>
  </connection>
  <connection>
   <sender>exitButton</sender>
   <signal>clicked()</signal>
   <receiver>OBSBasic</receiver>
   <slot>close()</slot>
   <hints>
    <hint type="sourcelabel">
     <x>838</x>
     <y>272</y>
    </hint>
    <hint type="destinationlabel">
     <x>902</x>
     <y>-10</y>
    </hint>
   </hints>
  </connection>
 </connections>
</ui>
